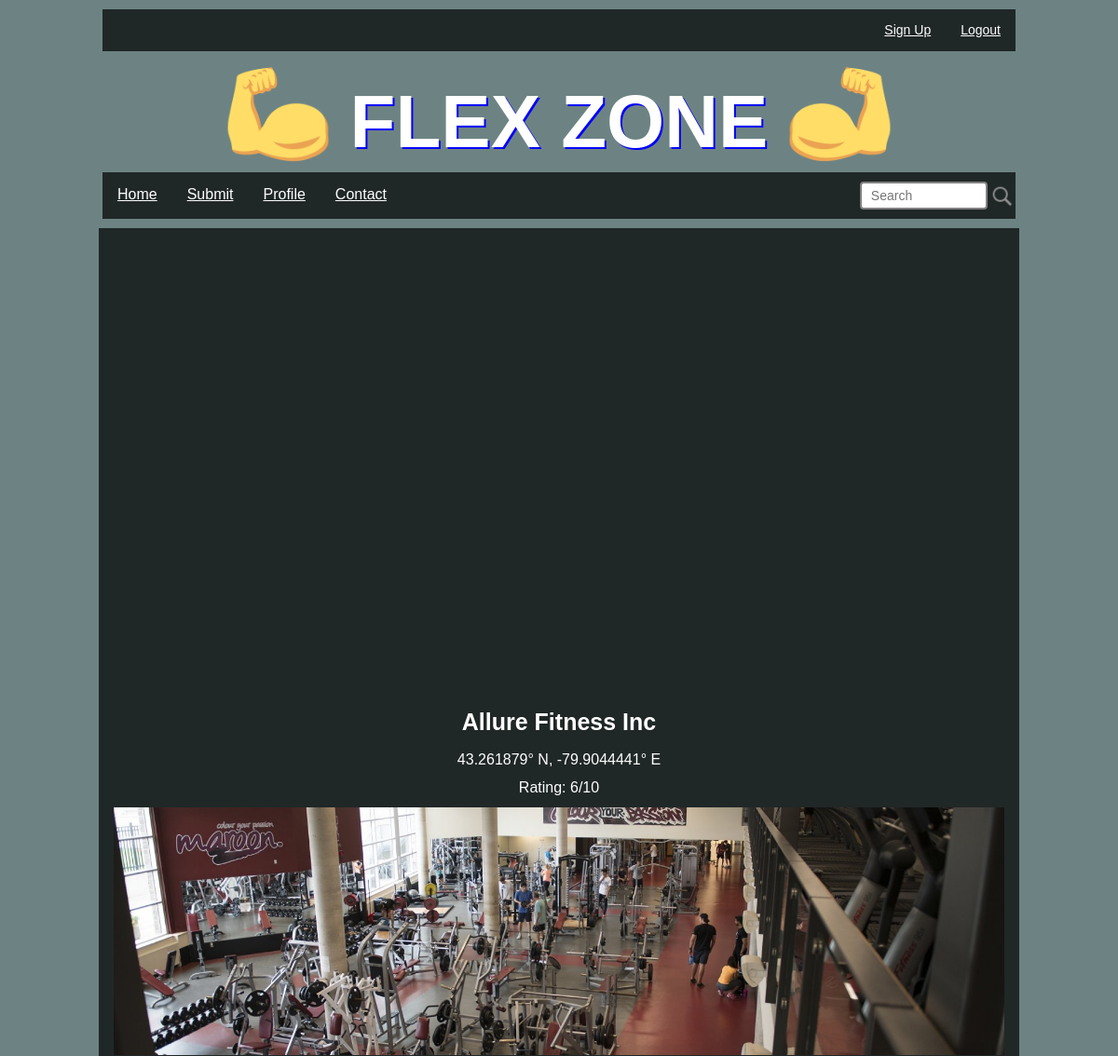
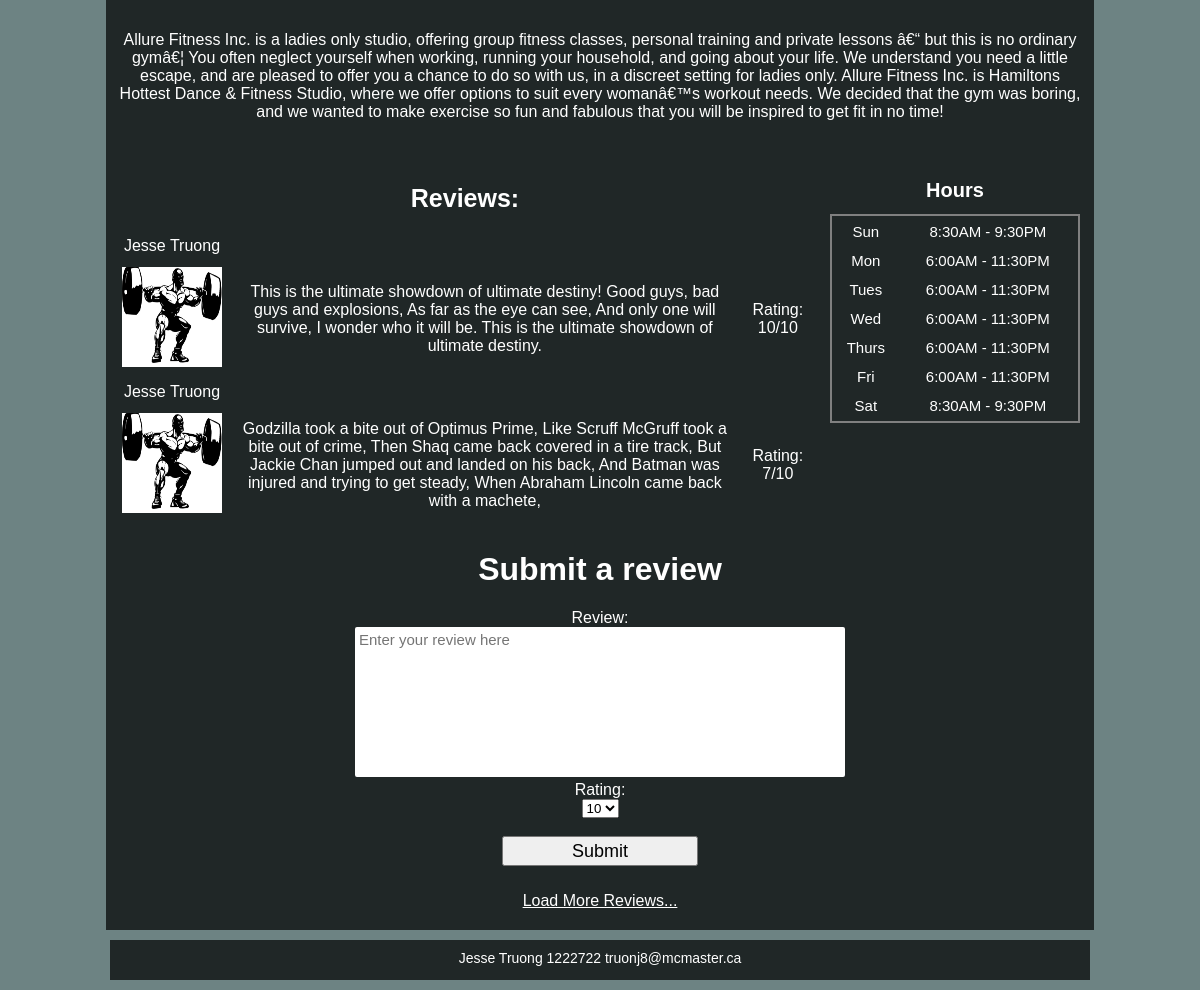
The app's page /individual_sample.php?id=9 (signed in) with its own data (2 pictures, top to bottom).
### tables this page shows
CREATE TABLE `gyms` (
  `id` int(10) NOT NULL,
  `name` varchar(256) NOT NULL,
  `latitude` decimal(10,7) NOT NULL,
  `longitude` decimal(10,7) NOT NULL,
  `description` varchar(1000) NOT NULL,
  `rating` int(10) NOT NULL
);

CREATE TABLE `reviews` (
  `id` int(10) NOT NULL,
  `gymid` int(10) NOT NULL,
  `name` varchar(256) NOT NULL,
  `review` varchar(1000) NOT NULL,
  `rating` int(10) NOT NULL
);

### generate_sample.php (called while the page is built, shortened)
<?php
	try{
		$gymid = $_GET['id'];
		$pdo = new PDO('mysql:host=localhost;dbname=flexzone','root','123456789');
		$pdo->setAttribute(PDO::ATTR_ERRMODE, PDO::ERRMODE_EXCEPTION);
		$sql = $pdo->prepare("SELECT * FROM gyms WHERE id = '$gymid'");
		$sql->execute();
		$row = $sql->fetch(PDO::FETCH_ASSOC);
		$gymid = intval($row['id']);
		$gymname = strval($row['name']);
		$description = strval($row['description']);
	}catch (PDOException $e) {
		echo "Error: ".$e->getMessage();
	}
?>

### create_samplemap.php (called while the page is built, shortened)
<?php
	try{
		$singleGym = $_GET['id'];
		$pdo = new PDO('mysql:host=localhost;dbname=flexzone','root','123456789');
		$pdo->setAttribute(PDO::ATTR_ERRMODE, PDO::ERRMODE_EXCEPTION);
		$sql = $pdo->prepare("SELECT name,longitude,latitude,rating FROM gyms WHERE id = '$singleGym'");
		$sql->execute();
		$row = $sql->fetch(PDO::FETCH_ASSOC);
		$lat = floatval($row['latitude']);
		$lon = floatval($row['longitude']);
		$rating = intval($row['rating']);
	}catch (PDOException $e) {
		echo "Error: ".$e->getMessage();
	}
?>

### individual_sample.php (the view, shortened to what this page needs)
<?php include 'generate_sample.php';?>
<!DOCTYPE html>
<html>
	<head>
		<link href="project.css" rel="stylesheet" type="text/css"/>
	</head>
	<body>
		<div id="wrapper">
			<?php include 'menu.php';?>
			<div id="mainpage">
				<div id="submission">
					<div id="samplemap" style="width:100%;height:500px">
						<?php include 'create_samplemap.php'?>
					</div>
					<table>
						<tr>
							<th><?php echo $gymname;?></th>
						</tr>
						<tr>
							<td>
								<a target="_blank" href="http://www.maps.google.com/?q=<?php echo $lat;?>,<?php echo $lon;?>"><?php echo $lat;?>&deg N, <?php echo $lon;?>&deg E</a>
							</td>
						</tr>
						<tr>
							<td>Rating: <?php echo $rating;?>/10</td>
						</tr>
						<tr>
							<td><img src="images/pulse1.jpg"></td>
						</tr>
						<tr>
							<td><p><?php echo $description;?></p>
							</td>
						</tr>
					</table>
					<div id="hoursreviews">
						<div id="reviews">
							<h2>Reviews:</h2>
							<?php include 'generate_reviews.php';?>
						</div>
						<div id="hours">
							<h3>Hours</h3>
							<table>
								<tr>
									<td>Sun</td>
									<td>8:30AM - 9:30PM</td>
								</tr>
								<tr>
									<td>Mon</td>
									<td>6:00AM - 11:30PM</td>
								</tr>
								<tr>
									<td>Tues</td>
									<td>6:00AM - 11:30PM</td>
								</tr>
								<tr>
									<td>Wed</td>
									<td>6:00AM - 11:30PM</td>
								</tr>
								<tr>
									<td>Thurs</td>
									<td>6:00AM - 11:30PM</td>
								</tr>
								<tr>
									<td>Fri</td>
									<td>6:00AM - 11:30PM</td>
								</tr>
								<tr>
									<td>Sat</td>
									<td>8:30AM - 9:30PM</td>
								</tr>
							</table>
						</div>
					</div>
					<h1>Submit a review</h1>
					<form method=POST>
						Review:<br>
						<textarea placeholder="Enter your review here" name="subreview" required pattern="[A-Za-z0-9\s]+"></textarea><br>
						Rating:<br>
						<select name="subrating" id="subrating">
							<option value="10">10</option>
						</select><br><br>
						<input type="submit" name="reviewsubmit">
					</form>
					<p><a href="">Load More Reviews...</a></p>
				</div>
			</div>
			<?php include 'footer.inc';?>
		</div>
	</body>
</html>

### generate_reviews.php (shortened to what this page needs)
<?php
	try{
		$pdo = new PDO('mysql:host=localhost;dbname=flexzone','root','123456789');
		$pdo->setAttribute(PDO::ATTR_ERRMODE, PDO::ERRMODE_EXCEPTION);
		$sql = $pdo->prepare("SELECT * FROM reviews where gymid = '$gymid'");
		$sql->execute();
		$row2 = $sql->fetch(PDO::FETCH_ASSOC);
		$count = $sql->rowCount();
		if($sql->rowCount() >= 0){
			echo '
				<table>
			';
			for($i = 0; $i < $count; $i++){
				echo '
					<tr>
						<td>
							'.$row2['name'].'
						</td>
					</tr>
					<tr>
						<td>
							<img src="images/maledefault.jpg">
						</td>
						<td>
							'.ltrim($row2['review'],'$').'
						</td>
						<td>
							Rating: '.$row2['rating'].'/10
						</td>
					</tr>
				';
				$row2 = $sql->fetch(PDO::FETCH_ASSOC);
			}
			echo "
				</table>
			";
		}
	}catch (PDOException $e) {
			echo "Error: ".$e->getMessage();
	}
?>

### project.css (style rules this page uses)
body { background-color: #6D8383; font-family: Verdana,Geneva,Arial,Helvetica,sans-serif; color: white; }
a { color: white; }
h2 { font-size: 25px; height: 0px; padding: 20px; }
h3 { font-size: 20px; height: 0px; padding: 15px; }
input { margin-bottom: 10px; }
form input { height: 30px; font-size: 14px; }
form input[type=submit] { width: 20%; font-size: 18px; cursor: pointer; }
#wrapper { width: 80%; margin-left: auto; margin-right: auto; min-width: 1000px; }
#mainpage { text-align: center; background: #202727; width: 98%; height: 100%; margin: auto; border-style: solid; border-width: 4px; border-color: #202727; }
#submission table, th, td { border-style: none; }
#submission table { width: 100%; }
#submission th { font-size: 25px; padding: 10px; }
#submission td { padding: 5px; }
#submission td a { text-decoration: none; }
#submission td img { width: 99%; height: 100%; }
#submission form textarea { width: 50%; height: 150px; border: 2px solid white; border-radius: 2px; font-size: 15px; font-family: Helvetica; box-sizing: border-box; resize: none; }
#hoursreviews { display: flex; justify-content: right; }
#hours h3 { text-align: center; }
#hours table { font-size: 15px; border-style: solid; border-width: 2px; width: 250px; margin: 10px; }
#hours td { padding: 5px; }
#reviews table { padding: 5px; width: 100%; }
#reviews td img { width: 100px; height: 100px; }

### records on screen
gyms: name "Allure Fitness Inc", latitude "43.261879", longitude "-79.9044441", rating "6", description "Allure Fitness Inc. is a ladies only studio, offering group fitness classes, personal training and private lessons â€“ but this is no ordinary gymâ€¦ You often neglect yourself when working, running your household, and going about your life. We understand you need a little escape, and are pleased to offer you a chance to do so with us, in a discreet setting for ladies only. Allure Fitness Inc. is Hamiltons Hottest Dance & Fitness Studio, where we offer options to suit every womanâ€™s workout needs. We decided that the gym was boring, and we wanted to make exercise so fun and fabulous that you will be inspired to get fit in no time!"
reviews: name "Jesse Truong", review "This is the ultimate showdown of ultimate destiny! Good guys, bad guys and explosions, As far as the eye can see, And only one will survive, I wonder who it will be. This is the ultimate showdown of ultimate destiny.", rating "10"
reviews: name "Jesse Truong", review "Godzilla took a bite out of Optimus Prime, Like Scruff McGruff took a bite out of crime, Then Shaq came back covered in a tire track, But Jackie Chan jumped out and landed on his back, And Batman was injured and trying to get steady, When Abraham Lincoln came back with a machete,", rating "7"
